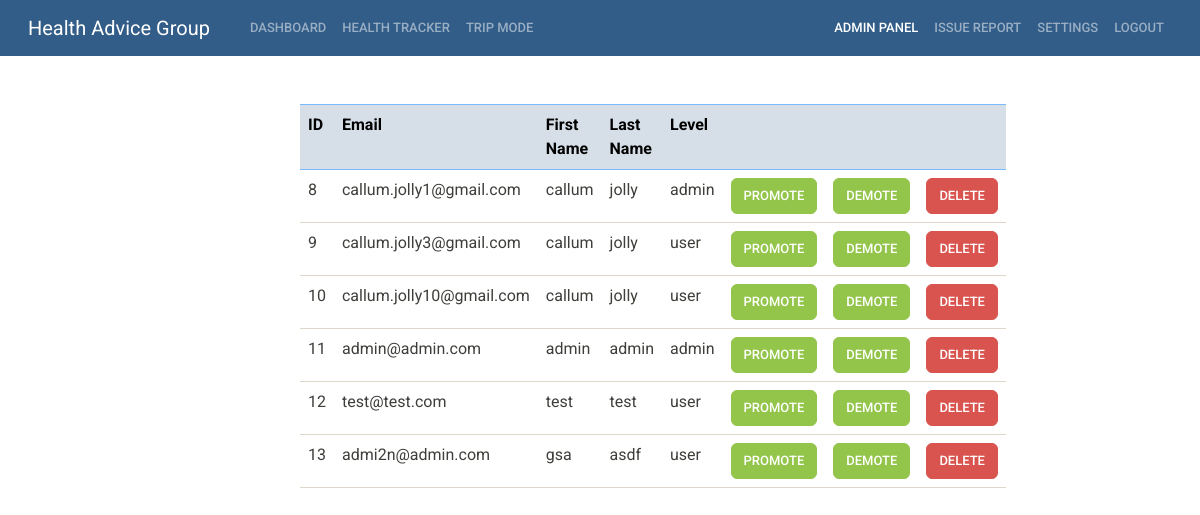
The page /pages/admin-manage-user.php (signed in) on the database its author committed.
### tables this page shows
CREATE TABLE `users` (
  `id` int(11) NOT NULL,
  `email` varchar(63) NOT NULL,
  `password` varchar(63) NOT NULL,
  `first_name` varchar(63) NOT NULL,
  `last_name` varchar(63) NOT NULL,
  `country` varchar(15) NOT NULL,
  `postcode` varchar(15) NOT NULL,
  `preferences` int(11) DEFAULT NULL,
  `theme` varchar(21) NOT NULL,
  `level` varchar(15) NOT NULL DEFAULT 'user'
);

### pages/user.php (called while the page is built, shortened)
<?php
    class User {
        function __construct($id,$first_name,$last_name,$email,$password,$country,$postcode,$preferences,$theme,$level){
            $this->theme = $theme;
            $this->level = $level;
        }
        static function load_by_id($id) {
            $conn = connect();
            $sql = "SELECT * FROM users WHERE id=".$id;
            $result = mysqli_query($conn,$sql);
            $row = mysqli_fetch_assoc($result);
            $sql = "SELECT * FROM preferences WHERE user_id=".$id;
            $result = mysqli_query($conn,$sql);
            $preferences = mysqli_fetch_assoc($result);
            return new User($row["id"], $row['first_name'], $row['last_name'], $row['email'], $row['password'], $row["country"],$row["postcode"],$preferences,$row["theme"],$row["level"]);
        }
    }
?>

### pages/admin-manage-user.php (the view, shortened to what this page needs)
<?php
require "./user.php";
if (isset($_SESSION["user"]) == false){
    header("Location: ./");
}
else {
    $user = User::load_by_id($_SESSION["user"]);
}
?>
<!doctype html>
<html lang="en">
  <head>
    <link rel="stylesheet" href="https://cdn.jsdelivr.net/npm/bootstrap@4.4.1/dist/css/bootstrap.min.css">
    <link rel="stylesheet" href="https://use.fontawesome.com/releases/v5.11.2/css/all.css">
    <link rel="stylesheet" href="../styles/<?php echo $user->theme?>">
  </head>
  <body>
    <?php include "nav.php";
    ?>
    <div class="mx-auto pt-5" style="width:600px">
        <table class="table table-hover">
            <tr class="table-primary">
                <th scope="col">ID</th>
                <th scope="col">Email</th>
                <th scope="col">First Name</th>
                <th scope="col">Last Name</th>
                <th scope="col">Level</th>
                <th scope="col"></th>
                <th scope="col"></th>
                <th scope="col"></th>
            </tr>
        <?php
            $conn = connect();
            $query = "SELECT * FROM users";
            $results=mysqli_query($conn,$query);
            while ($row = mysqli_fetch_array($results)) :?>
            <tr>
                <td><?php echo $row["id"];?></td>
                <td><?php echo $row["email"];?></td>
                <td><?php echo $row["first_name"];?></td>
                <td><?php echo $row["last_name"];?></td>
                <td><?php echo $row["level"];?></td>
                <td><a href="./admin-promote.php?id=<?php echo $row["id"]?>" class="btn btn-success">Promote</a></td>
                <td><a href="./admin-demote.php?id=<?php echo $row["id"]?>" class="btn btn-success">Demote</a></td>
                <td><a href="./admin-delete-user.php?id=<?php echo $row["id"]?>" class="btn btn-danger">Delete</a></td>
            </tr>
            <?php endwhile;?>
        </table>
    </div>
  </body>
</html>

### pages/nav.php (shortened to what this page needs)
<?php
$user = User::load_by_id($_SESSION["user"]);
$active_dashboard = "";
$active_health = "";
$active_report = "";
$active_admin_dashboard = "";
$active_settings = "";
if (str_contains($_SERVER["PHP_SELF"],"admin")){
  $active_admin_dashboard = "active";
}
?>
<nav class="navbar navbar-expand-lg navbar-dark bg-primary navbar-static-top" >
  <div class="container-fluid">
    <a class="navbar-brand mx-3" href="./dashboard.php">Health Advice Group</a>
    <div class="collapse navbar-collapse mx-3" id="navbarColor01">
      <ul class="navbar-nav me-auto">
        <li>
          <a class="nav-link <?php echo $active_dashboard ?> " href="./dashboard.php">Dashboard</a>
        </li>
        <li>
          <a class="nav-link <?php echo $active_health ?> " href="./health.php">Health Tracker</a>
        </li>
        <li>
          <a class="nav-link" data-bs-toggle="modal" data-bs-target="#tripmode">Trip Mode</a>
        </li>
      </ul>
      <div class="d-flex">
        <ul class="navbar-nav me-auto">
          <?php
            if ($user->level=="admin" || $user->level=="moderator"):?>
            <li>
              <a class="nav-link <?php echo $active_admin_dashboard ?>" href="./admin-dashboard.php">Admin Panel</a>
            </li>
            <?php endif;?>
          <li>
            <a class="nav-link <?php echo $active_report ?>" href="./report.php">Issue Report</a>
          </li>
          <li>
            <a class="nav-link <?php echo $active_settings ?> " href="./settings.php">Settings</a>
          </li>
          <li class="nav-item">
            <a class="nav-link" href="./logout-action.php">Logout</a>
          </li>
        </ul>
      </div>
    </div>
  </div>
</nav>

### rows shown on the page
users: id "8", email "callum.jolly1@gmail.com", first_name "callum", last_name "jolly", level "admin"
users: id "9", email "callum.jolly3@gmail.com", first_name "callum", last_name "jolly", level "user"
users: id "10", email "callum.jolly10@gmail.com", first_name "callum", last_name "jolly", level "user"
users: id "11", email "admin@admin.com", first_name "admin", last_name "admin", level "admin"
users: id "12", email "test@test.com", first_name "test", last_name "test", level "user"
users: id "13", email "admi2n@admin.com", first_name "gsa", last_name "asdf", level "user"
